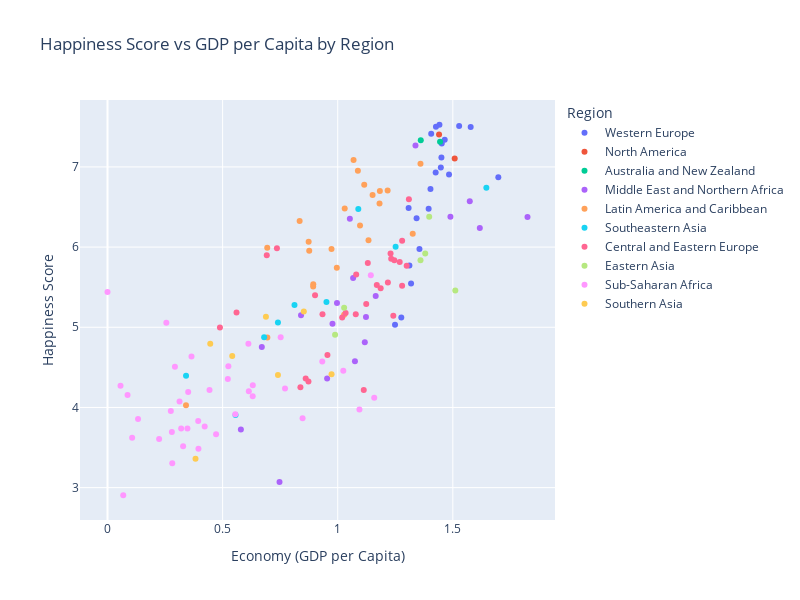

The code cell stored with this chart in its notebook:
### Markdown cell above
>Create a scatter plot to identify the effect of GDP per Capita on Happiness Score in various Regions. Use plotly for creating the plot.

### Code cell
import pandas as pd
import plotly.express as px


# Create scatter plot using Plotly
fig3 = px.scatter(
    df,
    x='Economy (GDP per Capita)',
    y='Happiness Score',
    color='Region',
    hover_data=['Country'],
    title="Happiness Score vs GDP per Capita by Region",
    labels={'GDP per Capita': 'GDP per Capita ($)', 'Happiness Score': 'Happiness Score'},
    width=800,
    height=600
)

# Show the figure
fig3.show()

### Figure 1 — Plotly figure (JSON) as saved in the notebook; plotly's stock layout.template omitted (floating-point values rounded to 4 significant figures)
{"data": [{"customdata": [["Denmark"], ["Switzerland"], ["Iceland"], ["Norway"], ["Finland"], ["Netherlands"], ["Sweden"], ["Austria"], ["Germany"], ["Belgium"], ["Ireland"], ["Luxembourg"], ["United Kingdom"], ["Malta"], ["France"], ["Spain"], ["Italy"], ["North Cyprus"], ["Cyprus"], ["Portugal"], ["Greece"]], "hovertemplate": "Region=Western Europe<br>Economy (GDP per Capita)=%{x}<br>Happiness Score=%{y}<br>Country=%{customdata[0]}<extra></extra>", "legendgroup": "Western Europe", "marker": {"color": "#636efa", "symbol": "circle"}, "mode": "markers", "name": "Western Europe", "orientation": "v", "showlegend": true, "type": "scatter", "x": [1.442, 1.527, 1.427, 1.577, 1.406, 1.465, 1.452, 1.45, 1.448, 1.425, 1.483, 1.698, 1.403, 1.308, 1.395, 1.343, 1.355, 1.311, 1.319, 1.276, 1.249], "xaxis": "x", "y": [7.526, 7.509, 7.501, 7.498, 7.413, 7.339, 7.291, 7.119, 6.994, 6.929, 6.907, 6.871, 6.725, 6.488, 6.478, 6.361, 5.977, 5.771, 5.546, 5.123, 5.033], "yaxis": "y"}, {"customdata": [["Canada"], ["United States"]], "hovertemplate": "Region=North America<br>Economy (GDP per Capita)=%{x}<br>Happiness Score=%{y}<br>Country=%{customdata[0]}<extra></extra>", "legendgroup": "North America", "marker": {"color": "#EF553B", "symbol": "circle"}, "mode": "markers", "name": "North America", "orientation": "v", "showlegend": true, "type": "scatter", "x": [1.44, 1.508], "xaxis": "x", "y": [7.404, 7.104], "yaxis": "y"}, {"customdata": [["New Zealand"], ["Australia"]], "hovertemplate": "Region=Australia and New Zealand<br>Economy (GDP per Capita)=%{x}<br>Happiness Score=%{y}<br>Country=%{customdata[0]}<extra></extra>", "legendgroup": "Australia and New Zealand", "marker": {"color": "#00cc96", "symbol": "circle"}, "mode": "markers", "name": "Australia and New Zealand", "orientation": "v", "showlegend": true, "type": "scatter", "x": [1.361, 1.444], "xaxis": "x", "y": [7.334, 7.313], "yaxis": "y"}, {"customdata": [["Israel"], ["United Arab Emirates"], ["Saudi Arabia"], ["Qatar"], ["Algeria"], ["Kuwait"], ["Bahrain"], ["Libya"], ["Turkey"], ["Jordan"], ["Morocco"], ["Lebanon"], ["Tunisia"], ["Iran"], ["Palestinian Territories"], ["Iraq"], ["Egypt"], ["Yemen"], ["Syria"]], "hovertemplate": "Region=Middle East and Northern Africa<br>Economy (GDP per Capita)=%{x}<br>Happiness Score=%{y}<br>Country=%{customdata[0]}<extra></extra>", "legendgroup": "Middle East and Northern Africa", "marker": {"color": "#ab63fa", "symbol": "circle"}, "mode": "markers", "name": "Middle East and Northern Africa", "orientation": "v", "showlegend": true, "type": "scatter", "x": [1.338, 1.574, 1.49, 1.824, 1.053, 1.617, null, 1.067, 1.165, 0.9967, 0.8406, 1.123, 0.9772, 1.118, 0.6702, 1.075, 0.9539, 0.5794, 0.7472], "xaxis": "x", "y": [7.267, 6.573, 6.379, 6.375, 6.355, 6.239, 6.218, 5.615, 5.389, 5.303, 5.151, 5.129, 5.045, 4.813, 4.754, 4.575, 4.362, 3.724, 3.069], "yaxis": "y"}, {"customdata": [["Costa Rica"], ["Puerto Rico"], ["Brazil"], ["Mexico"], ["Chile"], ["Panama"], ["Argentina"], ["Uruguay"], ["Colombia"], ["Guatemala"], ["Suriname"], ["Trinidad and Tobago"], ["Venezuela"], ["El Salvador"], ["Nicaragua"], ["Ecuador"], ["Belize"], ["Bolivia"], ["Peru"], ["Paraguay"], ["Jamaica"], ["Dominican Republic"], ["Honduras"], ["Haiti"]], "hovertemplate": "Region=Latin America and Caribbean<br>Economy (GDP per Capita)=%{x}<br>Happiness Score=%{y}<br>Country=%{customdata[0]}<extra></extra>", "legendgroup": "Latin America and Caribbean", "marker": {"color": "#FFA15A", "symbol": "circle"}, "mode": "markers", "name": "Latin America and Caribbean", "orientation": "v", "showlegend": true, "type": "scatter", "x": [1.069, 1.359, 1.088, 1.115, 1.217, 1.183, 1.151, 1.182, 1.03, 0.8345, 1.097, 1.326, 1.134, 0.8737, 0.6938, 0.9731, 0.8762, null, 0.996, 0.8937, 0.8933, 1.028, 0.6943, 0.341], "xaxis": "x", "y": [7.087, 7.039, 6.952, 6.778, 6.705, 6.701, 6.65, 6.545, 6.481, 6.324, 6.269, 6.168, 6.084, 6.068, 5.992, 5.976, 5.956, 5.822, 5.743, 5.538, 5.51, 5.155, 4.871, 4.028], "yaxis": "y"}, {"customdata": [["Singapore"], ["Thailand"], ["Malaysia"], ["Indonesia"], ["Philippines"], ["Vietnam"], ["Laos"], ["Myanmar"], ["Cambodia"]], "hovertemplate": "Region=Southeastern Asia<br>Economy (GDP per Capita)=%{x}<br>Happiness Score=%{y}<br>Country=%{customdata[0]}<extra></extra>", "legendgroup": "Southeastern Asia", "marker": {"color": "#19d3f3", "symbol": "circle"}, "mode": "markers", "name": "Southeastern Asia", "orientation": "v", "showlegend": true, "type": "scatter", "x": [1.646, 1.089, 1.251, 0.951, 0.8122, 0.7404, 0.6804, 0.3411, 0.556], "xaxis": "x", "y": [6.739, 6.474, 6.005, 5.314, 5.279, 5.061, 4.876, 4.395, 3.907], "yaxis": "y"}, {"customdata": [["Czech Republic"], ["Slovakia"], ["Uzbekistan"], ["Kazakhstan"], ["Moldova"], ["Russia"], ["Poland"], ["Lithuania"], ["Belarus"], ["Slovenia"], ["Turkmenistan"], ["Latvia"], ["Romania"], ["Estonia"], ["Croatia"], ["Kosovo"], ["Azerbaijan"], ["Kyrgyzstan"], ["Serbia"], ["Bosnia and Herzegovina"], ["Montenegro"], ["Hungary"], ["Macedonia"], ["Tajikistan"], ["Albania"], ["Armenia"], ["Ukraine"], ["Georgia"], ["Bulgaria"]], "hovertemplate": "Region=Central and Eastern Europe<br>Economy (GDP per Capita)=%{x}<br>Happiness Score=%{y}<br>Country=%{customdata[0]}<extra></extra>", "legendgroup": "Central and Eastern Europe", "marker": {"color": "#FF6692", "symbol": "circle"}, "mode": "markers", "name": "Central and Eastern Europe", "orientation": "v", "showlegend": true, "type": "scatter", "x": [1.309, 1.28, 0.7359, 1.229, 0.6918, 1.232, 1.246, 1.269, 1.131, 1.299, 1.08, 1.218, 1.17, 1.28, 1.186, 0.9014, 1.124, 0.5604, 1.034, 0.9338, 1.078, 1.241, 1.019, 0.4884, 0.9553, 0.8609, 0.8729, 0.8379, 1.113], "xaxis": "x", "y": [6.596, 6.078, 5.987, 5.919, 5.897, 5.856, 5.835, 5.813, 5.802, 5.768, 5.658, 5.56, 5.528, 5.517, 5.488, 5.401, 5.291, 5.185, 5.177, 5.163, 5.161, 5.145, 5.121, 4.996, 4.655, 4.36, 4.324, 4.252, 4.217], "yaxis": "y"}, {"customdata": [["Taiwan"], ["Japan"], ["South Korea"], ["Hong Kong"], ["China"], ["Mongolia"]], "hovertemplate": "Region=Eastern Asia<br>Economy (GDP per Capita)=%{x}<br>Happiness Score=%{y}<br>Country=%{customdata[0]}<extra></extra>", "legendgroup": "Eastern Asia", "marker": {"color": "#B6E880", "symbol": "circle"}, "mode": "markers", "name": "Eastern Asia", "orientation": "v", "showlegend": true, "type": "scatter", "x": [1.397, 1.38, 1.359, 1.511, 1.028, 0.9885], "xaxis": "x", "y": [6.379, 5.921, 5.835, 5.458, 5.245, 4.907], "yaxis": "y"}, {"customdata": [["Mauritius"], ["Somalia"], ["Somaliland Region"], ["Nigeria"], ["Zambia"], ["Sierra Leone"], ["Namibia"], ["Cameroon"], ["Ethiopia"], ["South Africa"], ["Kenya"], ["Ghana"], ["Congo (Kinshasa)"], ["Congo (Brazzaville)"], ["Senegal"], ["Mauritania"], ["Zimbabwe"], ["Malawi"], ["Sudan"], ["Gabon"], ["Mali"], ["Botswana"], ["Comoros"], ["Ivory Coast"], ["Angola"], ["Niger"], ["South Sudan"], ["Chad"], ["Burkina Faso"], ["Uganda"], ["Madagascar"], ["Tanzania"], ["Liberia"], ["Guinea"], ["Rwanda"], ["Benin"], ["Togo"], ["Burundi"]], "hovertemplate": "Region=Sub-Saharan Africa<br>Economy (GDP per Capita)=%{x}<br>Happiness Score=%{y}<br>Country=%{customdata[0]}<extra></extra>", "legendgroup": "Sub-Saharan Africa", "marker": {"color": "#FF97FF", "symbol": "circle"}, "mode": "markers", "name": "Sub-Saharan Africa", "orientation": "v", "showlegend": true, "type": "scatter", "x": [1.144, 0, 0.2556, 0.7522, 0.612, 0.3649, 0.9329, 0.525, 0.2928, 1.024, 0.5227, 0.6311, 0.05661, 0.7711, 0.4431, 0.6139, 0.3504, 0.08709, 0.6307, 1.159, 0.3129, 1.094, 0.2751, 0.5551, 0.8473, 0.1327, 0.3939, 0.4221, 0.32, 0.3472, 0.2795, 0.4716, 0.1071, 0.2241, 0.3285, 0.395, 0.2812, 0.06831], "xaxis": "x", "y": [5.648, 5.44, 5.057, 4.875, 4.795, 4.635, 4.574, 4.513, 4.508, 4.459, 4.356, 4.276, 4.272, 4.236, 4.219, 4.201, 4.193, 4.156, 4.139, 4.121, 4.073, 3.974, 3.956, 3.916, 3.866, 3.856, 3.832, 3.763, 3.739, 3.739, 3.695, 3.666, 3.622, 3.607, 3.515, 3.484, 3.303, 2.905], "yaxis": "y"}, {"customdata": [["Bhutan"], ["Pakistan"], ["Nepal"], ["Bangladesh"], ["Sri Lanka"], ["India"], ["Afghanistan"]], "hovertemplate": "Region=Southern Asia<br>Economy (GDP per Capita)=%{x}<br>Happiness Score=%{y}<br>Country=%{customdata[0]}<extra></extra>", "legendgroup": "Southern Asia", "marker": {"color": "#FECB52", "symbol": "circle"}, "mode": "markers", "name": "Southern Asia", "orientation": "v", "showlegend": true, "type": "scatter", "x": [0.8527, 0.6882, 0.4463, 0.5418, 0.9732, 0.7404, 0.3823], "xaxis": "x", "y": [5.196, 5.132, 4.793, 4.643, 4.415, 4.404, 3.36], "yaxis": "y"}], "layout": {"height": 600, "legend": {"title": {"text": "Region"}, "tracegroupgap": 0}, "title": {"text": "Happiness Score vs GDP per Capita by Region"}, "width": 800, "xaxis": {"anchor": "y", "domain": [0, 1], "title": {"text": "Economy (GDP per Capita)"}}, "yaxis": {"anchor": "x", "domain": [0, 1], "title": {"text": "Happiness Score"}}}}
